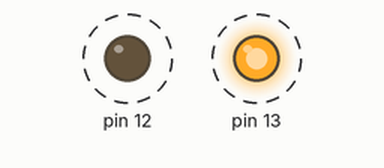
Simulated run of this sketch. Board: Arduino Uno, built with avr-gcc and run on an emulated ATmega328P. Shown: output pins drawn as LEDs (lit = HIGH). Dashed ring = blinking.

Above: at 0.1 s.
Timing chart, 0 to 3.0 s (numbered marks = the images above):
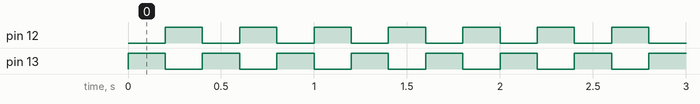

The sketch:

sketch_may31aup.ino
```cpp
void setup() {

  pinMode(13, OUTPUT);
  pinMode(12, OUTPUT);
}
void loop() {
  digitalWrite(12, LOW);
  digitalWrite(13, HIGH);
  delay(200);
  digitalWrite(13, LOW);
  digitalWrite(12, HIGH);
  delay(200);
}
```

sketch_may31a.ino
```cpp

```

Measured:
- by itself, pin 12, pin 13: alternates HIGH for 0.20 s and LOW for 0.20 s
